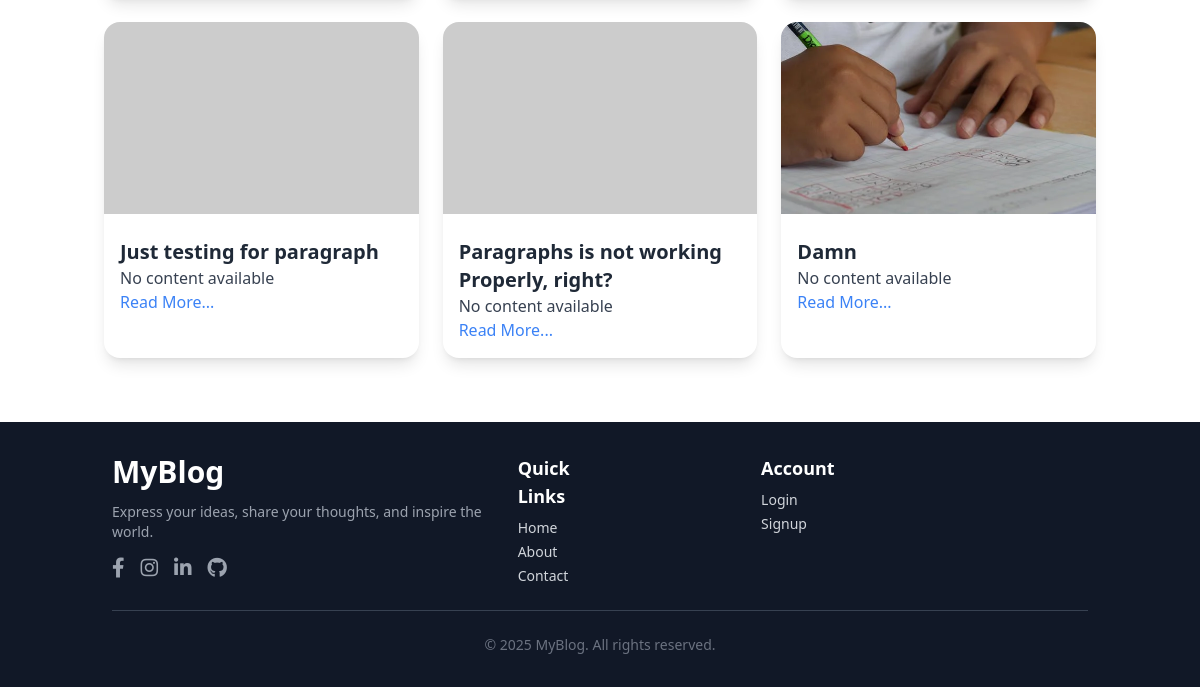
Before: /author/python/ (lower part) with the older database file.
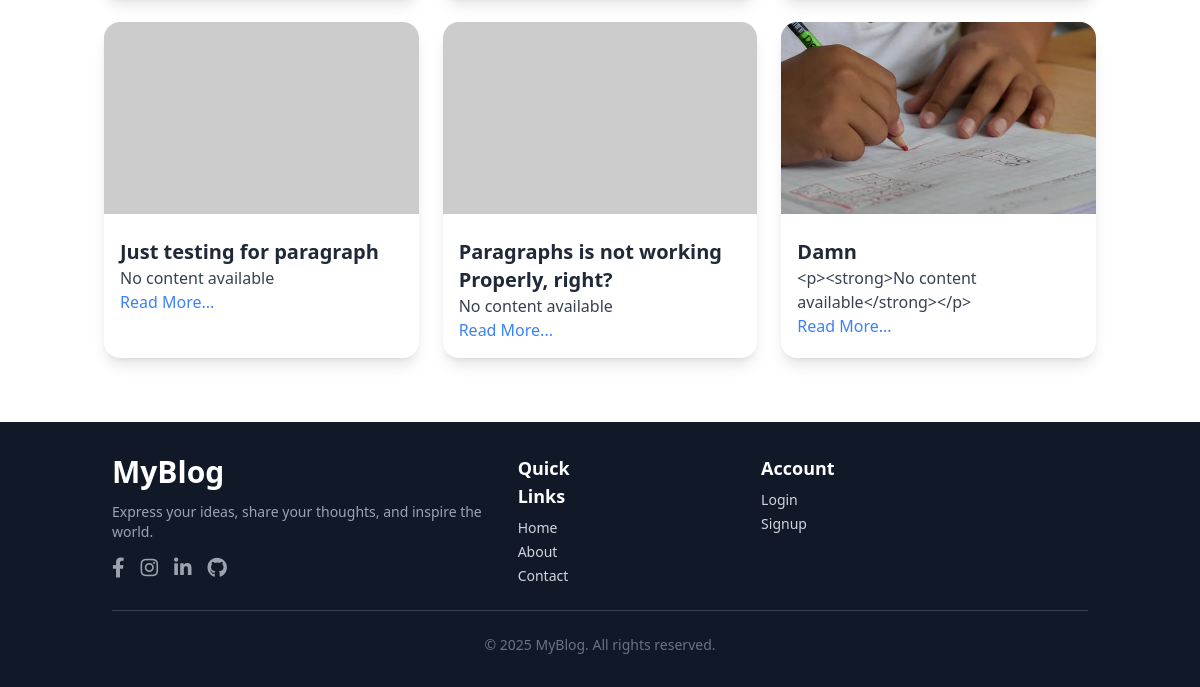
After: the same page with the newer database file.
### blog/models.py (models this page shows, shortened)
class Post(models.Model):
    title=models.CharField(max_length=200)
    content=RichTextField()
    author=models.CharField(max_length=100)
    created_at=models.DateTimeField(auto_now_add=True)
    updated_at=models.DateTimeField(auto_now=True)
    image = models.ImageField(upload_to='blog_images/', null=True, blank=True)
    tags = models.ManyToManyField(Tag, related_name='posts', blank=True)
    views = models.PositiveIntegerField(default=0)

### blog/views.py (the view)
# urls.py: path('author/<str:username>/', views.author_posts, name='author_posts'),
def author_posts(request, username):
    author = get_object_or_404(User, username=username)
    posts = Post.objects.filter(author=author.username)  # Filter by author username
    return render(request, 'author_posts.html', {'author': author, 'posts': posts})

### blog/templates/author_posts.html (shortened to what this page needs)
{% extends 'base.html' %}
{% block content %}
<div class="container mx-auto pt-20 px-4">
<div class="grid md:grid-cols-3 gap-6">
    {% for post in posts %}
    <div class="bg-white rounded-2xl shadow-lg overflow-hidden transition-transform transform hover:scale-105 hover:shadow-xl">
        {% if post.image %}
        <img src="{{ post.image.url }}" alt="Post Image" class="w-full h-48 object-cover">
        {% else %}
        <img src="https://via.placeholder.com/300" alt="No Image" class="w-full h-48 object-cover">
        {% endif %}
        <div class="p-4">
            <h2 class="text-xl font-semibold text-gray-800 mt-2">{{ post.title }}</h2>
            <p class="text-gray-700">{{ post.content|truncatechars:100 }}</p>
            <a href="{% url 'blog' post.id %}" class="text-blue-500 hover:underline">Read More...</a>
        </div>
    </div>
    {% empty %}
    <p class="col-span-3 text-center text-gray-500">No posts available.</p>
    {% endfor %}
</div>
</div>
{% endblock %}

Changed rows visible on the page:
changed Post "Damn": content "No content available" → "<p><strong>No content available</strong></p>"
